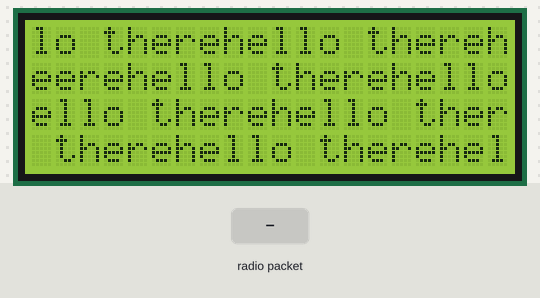
A sketch run on a simulated Arduino Uno, built with avr-gcc and run on an emulated ATmega328P. Parts: 20×4 character LCD. The test bench sets the inputs (shaded band). No radio packets arrive unless stated; what the sketch prints to the serial monitor is not drawn.

Above: at 1.2 s.
1.3 s: radio packet "c" arrives
At 1.76 s:
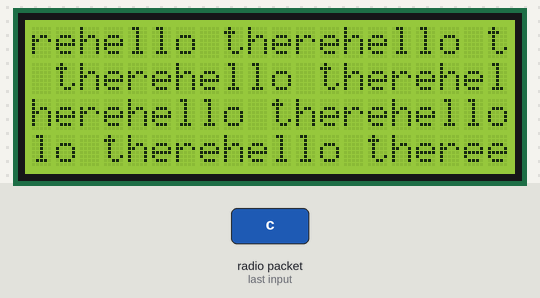
3.7 s: radio packet "1" arrives
At 3.89 s:
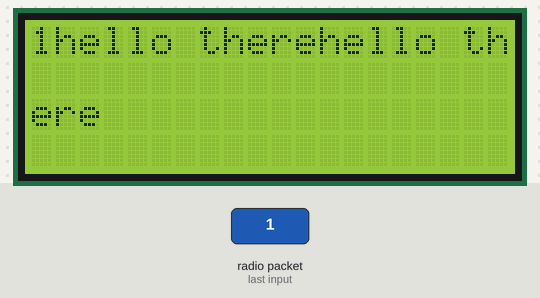
6.1 s: radio packet "0" arrives
At 6.32 s:
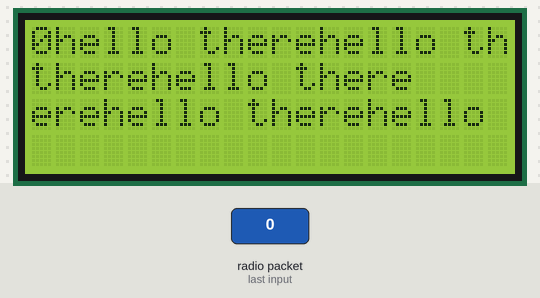
8.5 s: radio packet "2" arrives
At 8.75 s:
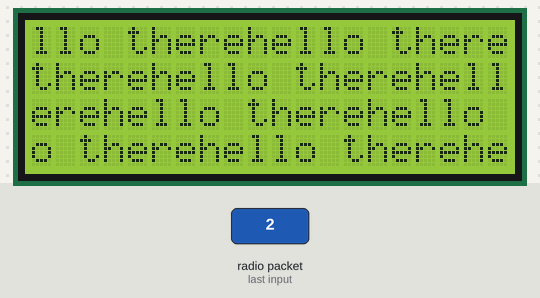
11.3 s: radio packet "c" arrives
At 11.79 s:
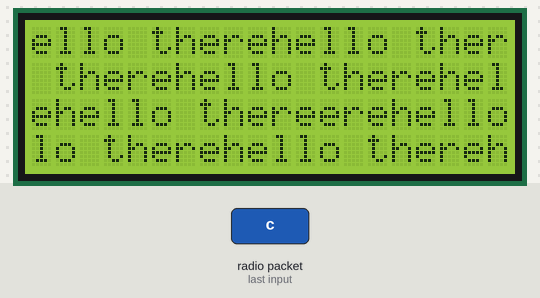
14.0 s: radio packet "1" arrives
At 14.22 s:
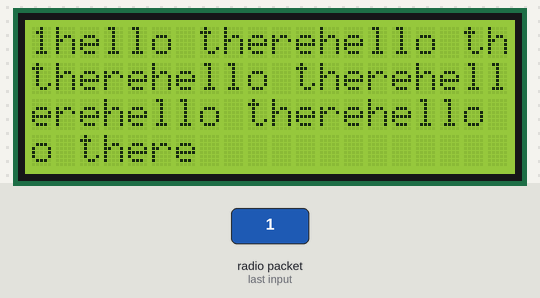

The sketch:

attemptLora.ino
```cpp
#include <SPI.h>
#include <LoRa.h>
#include <LiquidCrystal_I2C.h> // Library for LCD
#include "images.h"


LiquidCrystal_I2C lcd = LiquidCrystal_I2C(0x26, 20, 4);
void setup()
{

  lcd.init();
  lcd.backlight();

  Serial.begin(9600);
  while (!Serial);
  Serial.println("LoRa Receiver");
  if (!LoRa.begin(433E6)) {
    Serial.println("Starting LoRa failed!");
    while (1);
  }
}

void loop()
{

  // try to parse packet

  int packetSize = LoRa.parsePacket();
  lcd.print("hello there");
  if (packetSize)
  {

    // received a paket

    Serial.print("Received packet '");

    lcd.clear();//Added by Railroader

    // read packet

    while (LoRa.available())
    {

      char incoming = (char)LoRa.read();

      if (incoming == 'c')

      {
      }
      else
      {
        lcd.print(incoming);
      }
    }
  }
}
```

Source omitted: images.h (data table, 1879 bytes)

Measured:
- after the input at 1.3 s, the display: first differs from a run without the input after 0.32 s (image 1)
- after the input at 3.7 s, the display: changes at once (image 2)
- after the input at 6.1 s, the display: changes after 0.07 s (image 3)
- after the input at 8.5 s, the display: changes after 0.11 s (image 4)
- after the input at 11.3 s, the display: first changes at once (image 5 shows a later state)
- after the input at 14.0 s, the display: changes after 0.07 s (image 6)
